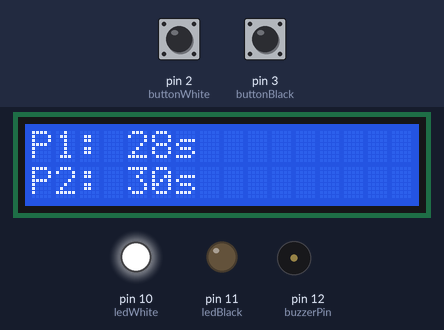
Recording of a sketch running on a simulated Arduino Uno, built with avr-gcc and run on an emulated ATmega328P. Parts: 16×2 character LCD, output pins drawn as LEDs (lit = HIGH), buzzer (waves = sounding). Inputs (shaded band) come from the test bench; at power-on: pin 2 (buttonWhite) HIGH, pin 3 (buttonBlack) HIGH.

Above: at 3.2 s.
3.3 s: pin 2 (buttonWhite) pulled LOW for 0.15 s
At 4.7 s:
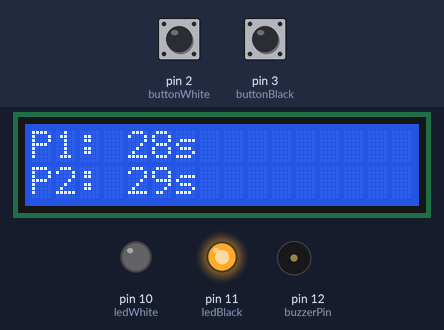
6.4 s: pin 3 (buttonBlack) pulled LOW for 0.15 s
At 7.4 s:
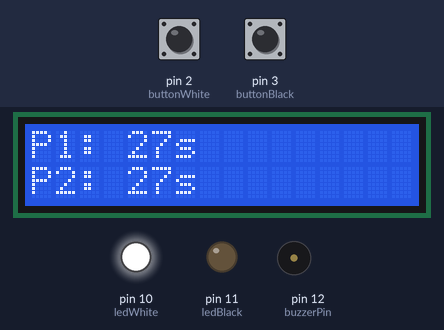
9.5 s: pin 2 (buttonWhite) pulled LOW for 1 s
At 10.9 s:
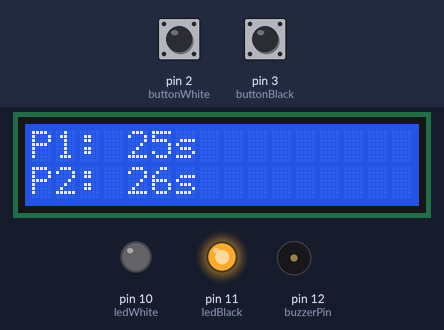
12.6 s: pin 3 (buttonBlack) pulled LOW for 1 s
At 13.9 s:
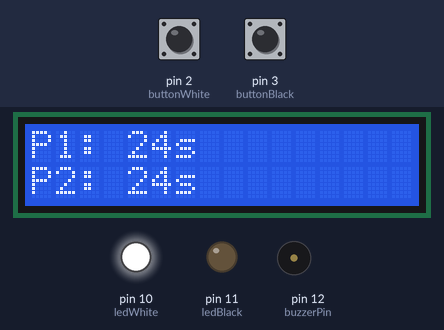
Timing chart, 0 to 28.7 s (numbered marks = the images above; inputs shaded):
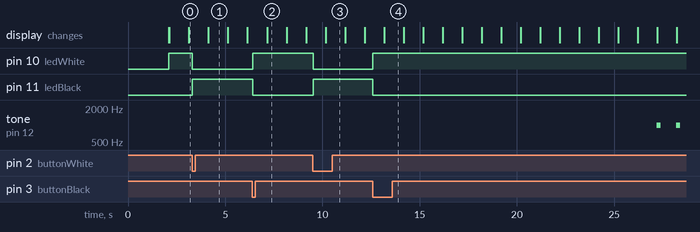

Measured:
- after the input at 3.3 s, pin 10 (ledWhite): HIGH → LOW at once; pin 11 (ledBlack): LOW → HIGH at once
- after the input at 6.4 s, pin 10 (ledWhite): LOW → HIGH at once; pin 11 (ledBlack): HIGH → LOW at once
- after the input at 9.5 s, pin 10 (ledWhite): HIGH → LOW at once; pin 11 (ledBlack): LOW → HIGH at once
- after the input at 12.6 s, pin 10 (ledWhite): LOW → HIGH at once; pin 11 (ledBlack): HIGH → LOW at once
- what the display in image 2 shows lasts 1.0 s, from 7.2 s to 8.2 s

The sketch:

omar_exec_pre.ino
```cpp
#include <Wire.h>
#include <LiquidCrystal_I2C.h>
#include <semphr.h>


// LCD Setup (I2C 0x27)
LiquidCrystal_I2C lcd(0x27, 16, 2);

// Pins
const int ledWhite = 10;
const int ledBlack = 11;
const int buttonWhite = 2;
const int buttonBlack = 3;
const int buzzerPin = 12;
const int frameSize = 20; // ms

// Game state
int timeWhite = 30; // 30 seconds for each player
int timeBlack = 30;
bool isWhiteTurn = true;
bool whitePressed = false;
bool blackPressed = false;

unsigned long prevMillis = 0;
unsigned long lastSecond = 0;

void setup() {
  pinMode(ledWhite, OUTPUT);
  pinMode(ledBlack, OUTPUT);
  pinMode(buzzerPin, OUTPUT);
  pinMode(buttonWhite, INPUT_PULLUP);
  pinMode(buttonBlack, INPUT_PULLUP);

  lcd.init();
  lcd.backlight();
  lcd.setCursor(0, 0);
  lcd.print("Speed Chess Init");
  delay(2000);
  lcd.clear();
}

void loop() {
  unsigned long currentMillis = millis();

  if (currentMillis - prevMillis >= frameSize) {
    prevMillis = currentMillis;

    // === Task 1: Display Times ===
    lcd.setCursor(0, 0);
    lcd.print("P1: ");
    lcd.print(timeWhite);
    lcd.print("s     ");

    lcd.setCursor(0, 1);
    lcd.print("P2: ");
    lcd.print(timeBlack);
    lcd.print("s     ");

    // === Task 2: Read Button Input ===
    if (digitalRead(buttonWhite) == LOW && !whitePressed && isWhiteTurn) {
      isWhiteTurn = false;
      whitePressed = true;
    } else if (digitalRead(buttonWhite) == HIGH) {
      whitePressed = false;
    }

    if (digitalRead(buttonBlack) == LOW && !blackPressed && !isWhiteTurn) {
      isWhiteTurn = true;
      blackPressed = true;
    } else if (digitalRead(buttonBlack) == HIGH) {
      blackPressed = false;
    }

    // === Task 3: Update LEDs ===
    digitalWrite(ledWhite, isWhiteTurn ? HIGH : LOW);
    digitalWrite(ledBlack, isWhiteTurn ? LOW : HIGH);

    // === Countdown and Buzzer Logic ===
    if (currentMillis - lastSecond >= 1000) {
      lastSecond = currentMillis;

      if (isWhiteTurn && timeWhite > 0) timeWhite--;
      else if (!isWhiteTurn && timeBlack > 0) timeBlack--;

      if ((isWhiteTurn && timeWhite <= 10 && timeWhite > 0) ||
          (!isWhiteTurn && timeBlack <= 10 && timeBlack > 0)) {
        tone(buzzerPin, 1000, 200); // 1kHz beep for 200ms
      }

      if (timeWhite <= 0 || timeBlack <= 0) {
        lcd.clear();
        lcd.setCursor(0, 0);
        lcd.print("Time's up!");
        digitalWrite(ledWhite, LOW);
        digitalWrite(ledBlack, LOW);
        noTone(buzzerPin);
        while (1); // halt
      }
    }
  }
}
```
